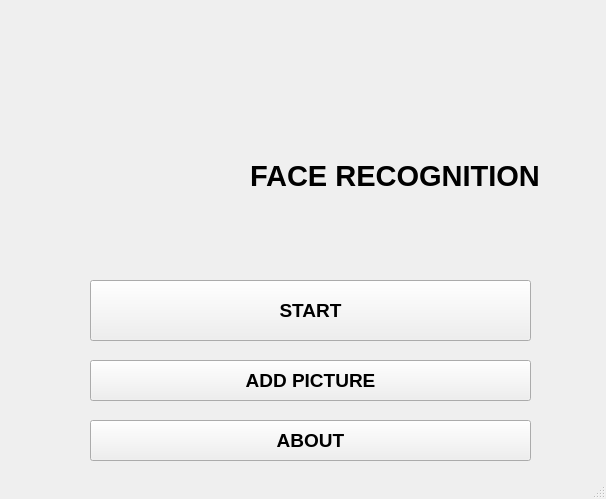
<?xml version="1.0" encoding="UTF-8"?>
<ui version="4.0">
 <class>MainWindow</class>
 <widget class="QMainWindow" name="MainWindow">
  <property name="geometry">
   <rect>
    <x>0</x>
    <y>0</y>
    <width>606</width>
    <height>499</height>
   </rect>
  </property>
  <property name="windowTitle">
   <string>Face Recognition</string>
  </property>
  <property name="windowIcon">
   <iconset>
    <normaloff>facial-recognition.png</normaloff>facial-recognition.png</iconset>
  </property>
  <widget class="QWidget" name="centralwidget">
   <widget class="QLabel" name="label">
    <property name="geometry">
     <rect>
      <x>40</x>
      <y>70</y>
      <width>171</width>
      <height>171</height>
     </rect>
    </property>
    <property name="styleSheet">
     <string notr="true"/>
    </property>
    <property name="text">
     <string/>
    </property>
    <property name="textFormat">
     <enum>Qt::AutoText</enum>
    </property>
    <property name="pixmap">
     <pixmap>facial-recognition.png</pixmap>
    </property>
    <property name="scaledContents">
     <bool>true</bool>
    </property>
   </widget>
   <widget class="QLabel" name="label_2">
    <property name="geometry">
     <rect>
      <x>250</x>
      <y>130</y>
      <width>311</width>
      <height>91</height>
     </rect>
    </property>
    <property name="font">
     <font>
      <pointsize>22</pointsize>
      <weight>75</weight>
      <bold>true</bold>
     </font>
    </property>
    <property name="text">
     <string>FACE RECOGNITION</string>
    </property>
   </widget>
   <widget class="QPushButton" name="Start">
    <property name="geometry">
     <rect>
      <x>90</x>
      <y>280</y>
      <width>441</width>
      <height>61</height>
     </rect>
    </property>
    <property name="font">
     <font>
      <pointsize>14</pointsize>
      <weight>75</weight>
      <bold>true</bold>
     </font>
    </property>
    <property name="text">
     <string>START</string>
    </property>
   </widget>
   <widget class="QPushButton" name="About">
    <property name="geometry">
     <rect>
      <x>90</x>
      <y>420</y>
      <width>441</width>
      <height>41</height>
     </rect>
    </property>
    <property name="font">
     <font>
      <pointsize>14</pointsize>
      <weight>75</weight>
      <bold>true</bold>
     </font>
    </property>
    <property name="text">
     <string>ABOUT</string>
    </property>
   </widget>
   <widget class="QPushButton" name="addPicture">
    <property name="geometry">
     <rect>
      <x>90</x>
      <y>360</y>
      <width>441</width>
      <height>41</height>
     </rect>
    </property>
    <property name="font">
     <font>
      <pointsize>14</pointsize>
      <weight>75</weight>
      <bold>true</bold>
     </font>
    </property>
    <property name="text">
     <string>ADD PICTURE</string>
    </property>
   </widget>
  </widget>
  <widget class="QStatusBar" name="statusbar"/>
 </widget>
 <resources/>
 <connections/>
</ui>
